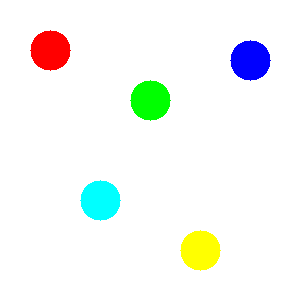
#> input picture assets/smarties.png, 300 x 300 px
$ python lab-8.py
#> lines starting #> are read from the running program, lines starting #| are printed output that depends on the picture
import cv2
import numpy as np
import sys

def main():
    # Load image (Use a placeholder filename or provide a path)
    filename = 'assets/smarties.png' # Example filename
    if len(sys.argv) > 1:
        filename = sys.argv[1]

    src = cv2.imread(filename, cv2.IMREAD_COLOR)
#> src is the input picture: shape (300, 300, 3); mean B, G, R 244.3, 247.9, 244.3

    if src is None:
        print("Error opening image!")
        return

    gray = cv2.cvtColor(src, cv2.COLOR_BGR2GRAY)
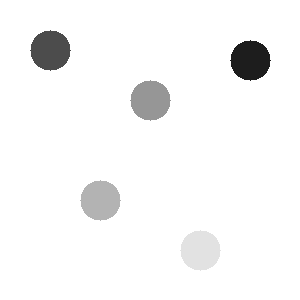
#> gray: shape (300, 300); min 29, max 255, mean 246.4

    # Blur to reduce noise
    gray = cv2.medianBlur(gray, 5)

    rows = gray.shape[0]
#> rows = 300

    # Apply Hough Circle Transform
    circles = cv2.HoughCircles(
        gray,
        cv2.HOUGH_GRADIENT,
        dp=1,
        minDist=rows/8,
        param1=100,
        param2=30,
        minRadius=1,
        maxRadius=30
    )
#> circles = None

    if circles is not None:
        circles = np.uint16(np.around(circles))
        for i in circles[0, :]:
            center = (i[0], i[1])
            # Circle center
            cv2.circle(src, center, 1, (0, 100, 100), 3)
            # Circle outline
            radius = i[2]
            cv2.circle(src, center, radius, (255, 0, 255), 3)

    cv2.imshow("detected circles", src)
    # cv2.imwrite("lab-8-output.png", src)
    print("Displayed output in window")
    cv2.waitKey(0)
    cv2.destroyAllWindows()

if __name__ == "__main__":
    # Note: This requires an actual image file to run locally
    print("Running Hough Circle detection (Requires 'smarties.png' or argument)")
    main()
